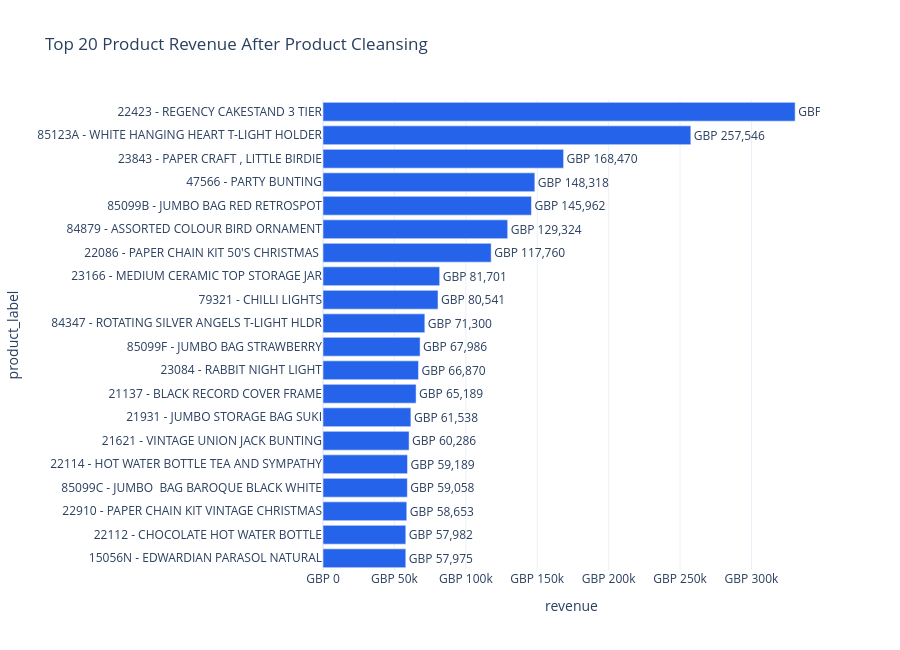

This figure's notebook cell:
### Code cell
product_after = df_sales.groupby(["product_id", "product_description"]).agg(
    revenue=("revenue", "sum"),
    qty=("quantity", "sum"),
    orders=("order_id", "nunique"),
).reset_index().sort_values("revenue", ascending=False)
product_after["avg_price"] = product_after["revenue"] / product_after["qty"].replace(0, np.nan)
product_after["product_label"] = product_after["product_id"].astype(str) + " - " + product_after["product_description"].astype(str).str.slice(0, 45)

top20_after = product_after.head(20)
fig = px.bar(
    top20_after.sort_values("revenue"),
    x="revenue", y="product_label", orientation="h",
    title="Top 20 Product Revenue After Product Cleansing",
    template=PLOTLY_TPL,
    text=top20_after.sort_values("revenue")["revenue"].map(lambda x: f"GBP {x:,.0f}"),
)
fig.update_traces(textposition="outside", marker_color="#2563eb")
fig.update_layout(height=650)
fig.update_xaxes(tickprefix="GBP ")
fig.show()

top20_after

### Figure 1 — Plotly figure (JSON) as saved in the notebook; plotly's stock layout.template omitted (floating-point values rounded to 4 significant figures)
{"data": [{"hovertemplate": "revenue=%{x}<br>product_label=%{y}<br>text=%{text}<extra></extra>", "legendgroup": "", "marker": {"color": "#2563eb", "pattern": {"shape": ""}}, "name": "", "orientation": "h", "showlegend": false, "text": ["GBP 57,975", "GBP 57,982", "GBP 58,653", "GBP 59,058", "GBP 59,189", "GBP 60,286", "GBP 61,538", "GBP 65,189", "GBP 66,870", "GBP 67,986", "GBP 71,300", "GBP 80,541", "GBP 81,701", "GBP 117,760", "GBP 129,324", "GBP 145,962", "GBP 148,318", "GBP 168,470", "GBP 257,546", "GBP 330,590"], "textposition": "outside", "type": "bar", "x": [57980.0, 57980.0, 58650.0, 59060.0, 59190.0, 60290.0, 61540.0, 65190.0, 66870.0, 67990.0, 71300.0, 80540.0, 81700.0, 117800.0, 129300.0, 146000.0, 148300.0, 168500.0, 257500.0, 330600.0], "xaxis": "x", "y": ["15056N - EDWARDIAN PARASOL NATURAL", "22112 - CHOCOLATE HOT WATER BOTTLE", "22910 - PAPER CHAIN KIT VINTAGE CHRISTMAS", "85099C - JUMBO  BAG BAROQUE BLACK WHITE", "22114 - HOT WATER BOTTLE TEA AND SYMPATHY", "21621 - VINTAGE UNION JACK BUNTING", "21931 - JUMBO STORAGE BAG SUKI", "21137 - BLACK RECORD COVER FRAME", "23084 - RABBIT NIGHT LIGHT", "85099F - JUMBO BAG STRAWBERRY", "84347 - ROTATING SILVER ANGELS T-LIGHT HLDR", "79321 - CHILLI LIGHTS", "23166 - MEDIUM CERAMIC TOP STORAGE JAR", "22086 - PAPER CHAIN KIT 50'S CHRISTMAS ", "84879 - ASSORTED COLOUR BIRD ORNAMENT", "85099B - JUMBO BAG RED RETROSPOT", "47566 - PARTY BUNTING", "23843 - PAPER CRAFT , LITTLE BIRDIE", "85123A - WHITE HANGING HEART T-LIGHT HOLDER", "22423 - REGENCY CAKESTAND 3 TIER"], "yaxis": "y"}], "layout": {"barmode": "relative", "height": 650, "legend": {"tracegroupgap": 0}, "title": {"text": "Top 20 Product Revenue After Product Cleansing"}, "xaxis": {"anchor": "y", "domain": [0.0, 1.0], "tickprefix": "GBP ", "title": {"text": "revenue"}}, "yaxis": {"anchor": "x", "domain": [0.0, 1.0], "title": {"text": "product_label"}}}}
